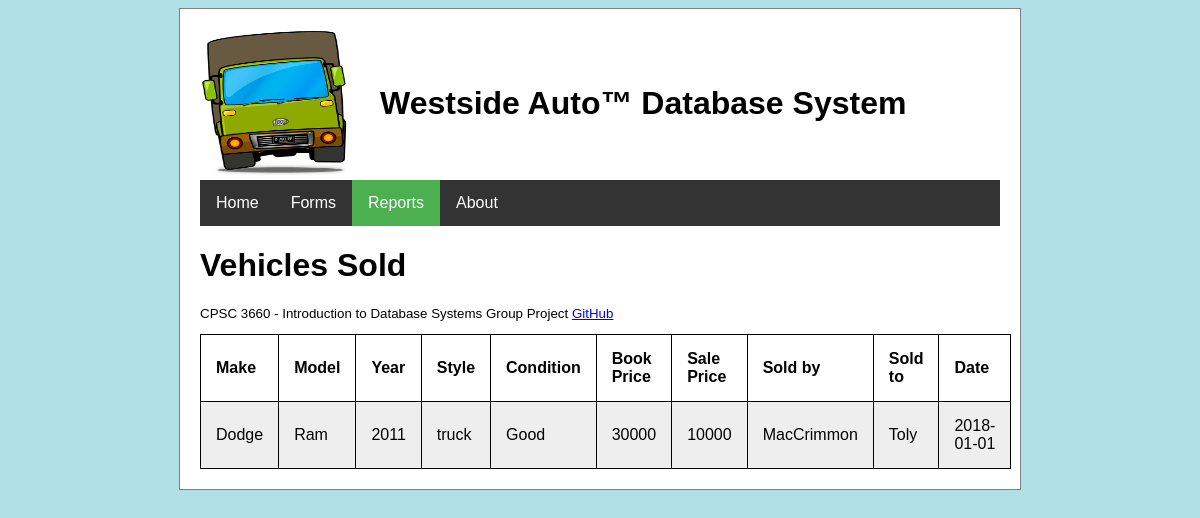
/php/reports/sold_vehicle_report.php, run on the app's committed database.
### tables this page shows
CREATE TABLE IF NOT EXISTS `vehicle` (
  `vehicle_id` int(11) NOT NULL AUTO_INCREMENT,
  `miles` int(11) NOT NULL,
  `vehicle_condition` char(50) NOT NULL,
  `book_price` int(11) NOT NULL,
  `sale_price` int(11) NOT NULL,
  `style` char(10) NOT NULL,
  `exterior_color` char(10) NOT NULL,
  `interior_color` char(10) NOT NULL,
  `make` char(20) NOT NULL,
  `model` char(20) NOT NULL,
  `year` year(4) NOT NULL,
  PRIMARY KEY (`vehicle_id`)
);

CREATE TABLE IF NOT EXISTS `employee` (
  `employee_id` int(11) NOT NULL AUTO_INCREMENT,
  `last_name` char(50) NOT NULL,
  `first_name` char(50) NOT NULL,
  `phone` char(50) NOT NULL,
  `job_id` int(11) NOT NULL,
  `address` char(50) NOT NULL,
  `city` char(50) NOT NULL,
  `state` char(50) NOT NULL,
  `zip_code` char(50) NOT NULL,
  `gender` char(50) NOT NULL,
  `date_of_birth` char(20) NOT NULL,
  `commission` float DEFAULT NULL,
  PRIMARY KEY (`employee_id`),
  KEY `FK_JOB_ID` (`job_id`) USING BTREE
);

CREATE TABLE IF NOT EXISTS `customer` (
  `customer_id` int(11) NOT NULL AUTO_INCREMENT,
  `last_name` char(50) NOT NULL,
  `first_name` char(50) NOT NULL,
  `address` char(50) NOT NULL,
  `city` char(50) NOT NULL,
  `state` char(50) NOT NULL,
  `zip_code` char(50) NOT NULL,
  `phone` char(50) NOT NULL,
  `date_of_birth` date NOT NULL,
  `gender` char(20) NOT NULL,
  `tax_id` int(11) NOT NULL,
  PRIMARY KEY (`customer_id`)
);

CREATE TABLE IF NOT EXISTS `sale` (
  `sale_id` int(11) NOT NULL AUTO_INCREMENT,
  `employee_id` int(11) DEFAULT NULL,
  `customer_id` int(11) DEFAULT NULL,
  `date` date NOT NULL,
  `total_due` decimal(10,0) NOT NULL,
  `down_payment` decimal(10,0) NOT NULL,
  `finance_amount` decimal(10,0) NOT NULL,
  PRIMARY KEY (`sale_id`),
  KEY `FK_CUSTOMER_ID` (`customer_id`),
  KEY `FK_EMP_ID` (`employee_id`)
);

### php/database_functions.php (called while the page is built, shortened)
<?php
function db_connect() {
    static $database;
    if(!isset($database)) {
        $database = new mysqli('localhost', 'root', '', 'auto_company', 3306);
    }
    return $database;
}
function db_query($query) {
    $db = db_connect();
    $result = $db->query($query);
    return $result;
}
?>

### php/reports/report_functions.php (the view)
<?php
function make_table($query_result, $headers, $columns, $caption)
{
    echo '<table id=form_table><caption>'.$caption.'</caption>';
    if ($query_result->num_rows == 0) {
        echo "<tr><td>No results found</td></tr>";
    }
    else {
        echo '<tr>';
        foreach ($headers as $col) {
            echo '<th>'.$col.'</th>';
        }
        echo '</tr>';
        while ($row = $query_result->fetch_assoc()) {
            echo "<tr>";
            foreach($columns as $col) {
                echo "<td>{$row[$col]}</td>";
            }
            echo "</tr>";
        }
    }
    echo '</table>';
}
?>

### style/basic_style.css (style rules this page uses)
body { background-color: powderblue; font-family: "Verdana", sans-serif; }

### style/forms_style.css (style rules this page uses)
#form_table { width: 100%; }
table#form_table, #form_table th, #form_table td { border: 1px solid black; border-collapse: collapse; }
#form_table th, #form_table td { padding: 15px; text-align: left; }
table#form_table tr:nth-child(even) { background-color: #eee; }
table#form_table tr:nth-child(odd) { background-color: #fff; }

### data on the page
vehicle: make "Dodge", model "Ram", year "2011", style "truck", vehicle_condition "Good", book_price "30000", sale_price "10000", employee.last_name "MacCrimmon", customer.last_name "Toly", sale.date "2018-01-01"

### other printed values
$col "Make"
$col "Model"
$col "Year"
$col "Style"
$col "Condition"
$col "Book Price"
$col "Sale Price"
$col "Sold by"
$col "Sold to"
$col "Date"
